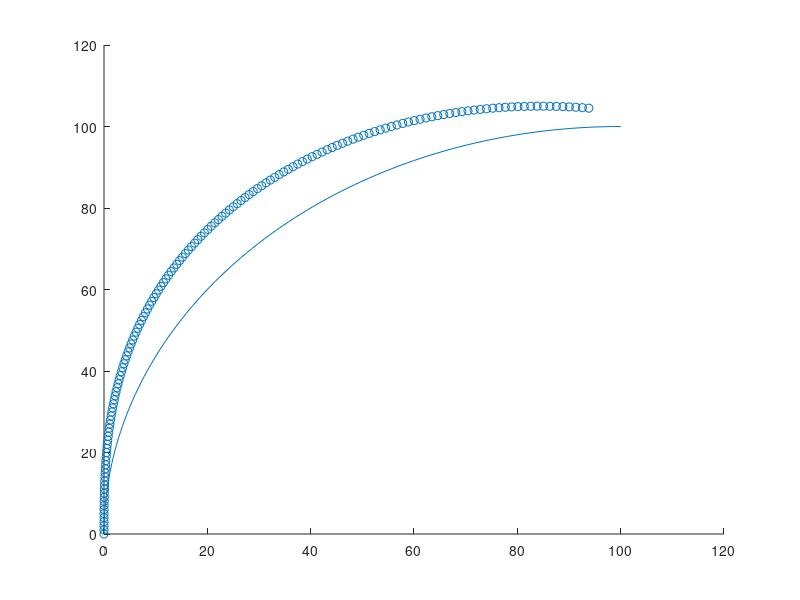

Here is the MATLAB script that generated this plot: (Note: this script raises an error after producing the figure.)
%syms s;
s = 1;
kappa = 0;
T = [cos(kappa*s) 0 sin(kappa*s) ((1 - cos(kappa*s))/kappa);
    0 1 0 0;
    -sin(kappa*s) 0 cos(kappa*s) (sin(kappa*s)/kappa);
    0 0 0 1];
%set initial position
phi = 0;
d = 50;
t = [0; 0; 1];
n = [cos(phi); sin(phi); 0];
b = cross(t, n);
%initialise joint variables
l_0 = [310 310];
step_delta_l = 3.14*2*5/10;
l = l_0;
p = zeros(3, 151);
p_t = zeros(4);
for i=1:1:150
    p_t(1) = p(1, i);
    p_t(2) = p(2, i);
    p_t(3) = p(3, i);
    p_t(4) = 1;
    l = l - [step_delta_l -1*step_delta_l];
    kappa = abs((l_0(2) - l(2))/(d*l(2)));
    T = [cos(kappa*s) 0 sin(kappa*s) ((1 - cos(kappa*s))/kappa);
    0 1 0 0;
    -sin(kappa*s) 0 cos(kappa*s) (sin(kappa*s)/kappa);
    0 0 0 1];
    p_t = T*p_t
    p(1, i+1) = p_t(1)
    p(2, i+1) = p_t(2)
    p(3, i+1) = p_t(3)
    %plot3 (p(1), p(2), p(3));
end
x = p(1, :);
y = p(3, :);
figure
scatter(x, y);
hold on
%Continuum
R = 100;
th = linspace( pi/2, pi, 100);
plot(R*cos(th)+100, R*sin(th))
ylim([0, 120])
xlim([0,120])
plot(R/th*cos(R^2/th)+100, R/th*sin(R^2/th))
ylim([0, 120])
xlim([0,120])
legend ("Kinematic output", "Constant Curvature Assumption", "Euler Curve Assumption")
hold off